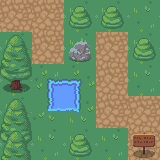

A 2D game scene composited from a Tiled map and its tileset images. What follows is a short description and the map's XML, with every tile layer's data as written:
An orthogonal 5x5 tile map with 32x32 px tiles, 2 tile layers (Tile Layer 1, Copy of Tile Layer 1).

<map version="1.5" tiledversion="1.7.0" orientation="orthogonal" renderorder="right-down" width="5" height="5" tilewidth="32" tileheight="32" infinite="0" nextlayerid="3" nextobjectid="1">
 <tileset firstgid="1" source="nature.tsx" />
 <layer id="1" name="Tile Layer 1" width="5" height="5">
  <data encoding="csv">
147,147,41,142,142,
142,147,41,147,142,
142,69,70,147,142,
142,89,90,7,7,
82,142,142,142,147
</data>
 </layer>
 <layer id="2" name="Copy of Tile Layer 1" width="5" height="5">
  <data encoding="csv">
147,147,22,22,142,
1,147,23,147,22,
21,69,70,147,142,
1,89,90,147,147,
2,142,22,142,3
</data>
 </layer>
</map>
